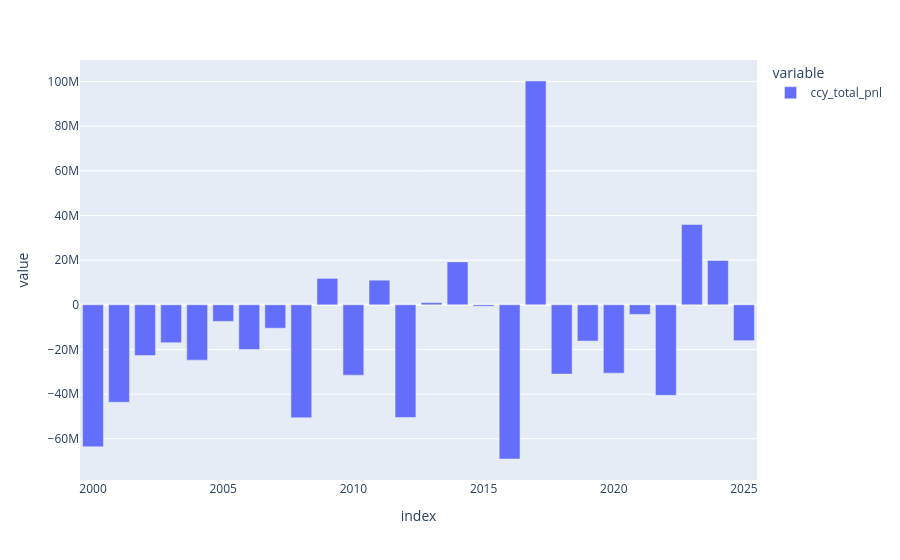

This figure's notebook cell:
### Markdown cell above
## Plot

### Code cell
px.bar(x.groupby(x.index.year).sum())

### Figure 1 — Plotly figure (JSON) as saved in the notebook; plotly's stock layout.template omitted (floating-point values rounded to 4 significant figures)
{"data": [{"alignmentgroup": "True", "hovertemplate": "variable=ccy_total_pnl<br>index=%{x}<br>value=%{y}<extra></extra>", "legendgroup": "ccy_total_pnl", "marker": {"color": "#636efa", "pattern": {"shape": ""}}, "name": "ccy_total_pnl", "offsetgroup": "ccy_total_pnl", "orientation": "v", "showlegend": true, "textposition": "auto", "type": "bar", "x": [2000, 2001, 2002, 2003, 2004, 2005, 2006, 2007, 2008, 2009, 2010, 2011, 2012, 2013, 2014, 2015, 2016, 2017, 2018, 2019, 2020, 2021, 2022, 2023, 2024, 2025], "xaxis": "x", "y": [-63590000.0, -43640000.0, -22740000.0, -16980000.0, -24780000.0, -7438000.0, -20020000.0, -10480000.0, -50600000.0, 11840000.0, -31530000.0, 11030000.0, -50450000.0, 980500.0, 19220000.0, -639600.0, -69060000.0, 100200000.0, -31040000.0, -16230000.0, -30600000.0, -4298000.0, -40550000.0, 35980000.0, 19880000.0, -16070000.0], "yaxis": "y"}], "layout": {"barmode": "relative", "legend": {"title": {"text": "variable"}, "tracegroupgap": 0}, "margin": {"t": 60}, "xaxis": {"anchor": "y", "domain": [0, 1], "title": {"text": "index"}}, "yaxis": {"anchor": "x", "domain": [0, 1], "title": {"text": "value"}}}}
